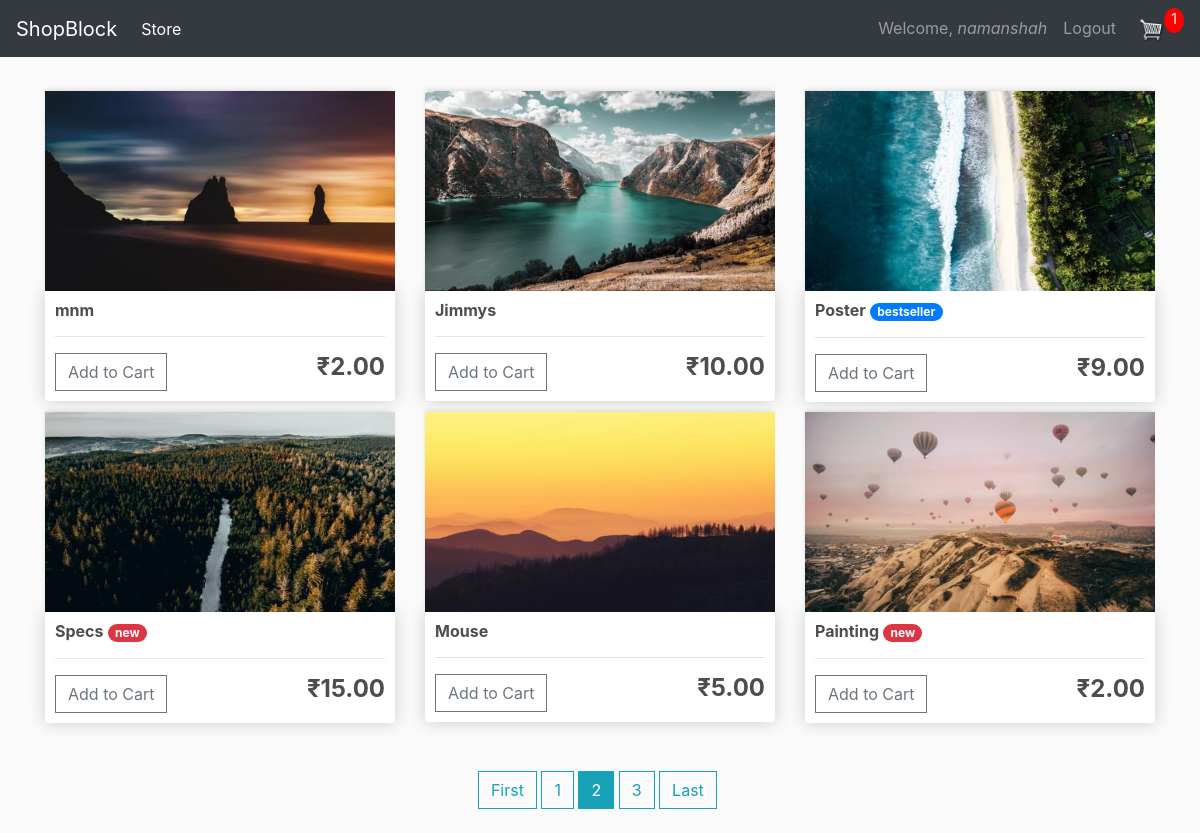
Screenshot of /?page=2 (signed in) with the database file from the repository.
### users/models.py (models this page shows, shortened)
class Account(AbstractBaseUser):
	email 					= models.EmailField(verbose_name="email", max_length=60, unique=True)
	username 				= models.CharField(max_length=30, unique=True)
	date_joined				= models.DateTimeField(verbose_name='date joined', auto_now_add=True)
	last_login				= models.DateTimeField(verbose_name='last login', auto_now=True)
	is_admin				= models.BooleanField(default=False)
	is_active				= models.BooleanField(default=True)
	is_staff				= models.BooleanField(default=False)
	is_superuser			= models.BooleanField(default=False)
	USERNAME_FIELD = 'email'
	REQUIRED_FIELDS = ['username']
	objects = MyAccountManager()
	def __str__(self):
		return self.email

### store/models.py (models this page shows, shortened)
class Order(models.Model):
	account			= models.ForeignKey(AUTH_USER_MODEL, on_delete=models.SET_NULL, null=True)
	date_ordered	= models.DateTimeField(auto_now_add=True)
	complete		= models.BooleanField(default=False)
	transaction_id	= models.CharField(max_length=100)
	@property
	def get_cart_quantity(self):
		orderitems	= self.orderitem_set.all()
		total		= sum([orderitem.quantity for orderitem in orderitems])
		return total

class OrderItem(models.Model):
	product			= models.ForeignKey(Product, on_delete=models.SET_NULL, null=True)
	order			= models.ForeignKey(Order, on_delete=models.SET_NULL, null=True)
	quantity		= models.IntegerField(default=0)
	date_added		= models.DateTimeField(auto_now_add=True)

class Product(models.Model):
	name			= models.CharField(max_length=50, null=False, blank=False, unique=True)
	price			= models.FloatField()
	label			= models.CharField(choices=LABEL_CHOICES, max_length=7, default=None)
	image			= models.ImageField(upload_to=upload_location, null=True)
	def get_status(self):
		if self.label == 'primary':
			return 'bestseller'
		else:
			return 'new'

### store/views.py (the view)
# urls.py: 2. Add a URL to urlpatterns:  path('', views.home, name='home')
@login_required(login_url='/login/')
def home(request):
	account			= request.user
	order, created	= Order.objects.get_or_create(account=account, complete=False)
	query = ''
	products	= Product.objects.all().order_by('id')
	object_list = products
	paginator = Paginator(object_list, 6)
	page = request.GET.get('page')
	try:
		prod_list = paginator.page(page)
	except PageNotAnInteger:
		prod_list = paginator.page(1)
	except EmptyPage:
		prod_list = paginator.page(paginator.num_pages)
	context = {'products': products, 'order': order, 'page': page, 'prod_list': prod_list, 'page_obj': paginator, 'query': query}
	return render(request, 'store/home.html', context)

### store/templates/store/home.html
{% extends 'store/main.html' %}
{% load static %}
{% block content %}
	<div class="row">
		{% for product in prod_list %}
		<div class="col-lg-4">
			<img class="thumbnail" src="{{product.image.url}}">
			<div class="box-element product">
				{% if product.label == 'n' %}
				<h6><strong>{{product.name}}</strong></h6>
				{% else %}
				<h6><strong>{{product.name}}</strong> <span class="badge badge-pill badge-{{product.label}}">{{product.get_status}}</span></h6>
				{% endif %}
				<hr>
				<button data-product="{{product.id}}" data-action="add" class="btn btn-outline-secondary add-btn update-cart">Add to Cart</button>
				<h4 style="display: inline-block; float: right"><strong>&#8377;{{product.price|floatformat:2}}</strong></h4>
			</div>
		</div>
		{% endfor %}
	</div>
		<div class="page_btn mt-5" style="margin: auto;">
			<div style="width: 22%;
			height: auto;
			margin: 0 auto;
			position: relative;">
				{% if prod_list.has_previous %}
					<a class="btn btn-outline-info mb-4" href="?page=1">First</a>
				{% endif %}
				{% for num in prod_list.paginator.page_range %}
					{% if prod_list.number == num %}
						<a class="btn btn-info mb-4" href="?page={{ num }}">{{ num }}</a>
					{% elif num > prod_list.number|add:'-3' and num < prod_list.number|add:'3' %}
						<a class="btn btn-outline-info mb-4" href="?page={{ num }}">{{ num }}</a>
					{% endif %}
				{% endfor %}
				{% if prod_list.has_next %}
					<a class="btn btn-outline-info mb-4" href="?page={{ prod_list.paginator.num_pages }}">Last</a>
				{% endif %}
			</div>
		</div>
{% endblock content %}

### store/templates/store/main.html (shortened to what this page needs)
<!DOCTYPE html>
{% load static %}
<html>
<head>
	<link rel="stylesheet" href="https://stackpath.bootstrapcdn.com/bootstrap/4.4.1/css/bootstrap.min.css">
	<link rel="stylesheet" type="text/css" href="{% static 'css/main.css' %}">
</head>
<body>
	<nav class="navbar navbar-expand-lg navbar-dark bg-dark">
	  <a class="navbar-brand" href="{% url 'home' %}">ShopBlock</a>
	  <div class="collapse navbar-collapse" id="navbarSupportedContent">
	    <ul class="navbar-nav mr-auto">
	      <li class="nav-item active">
	        <a class="nav-link" href="{% url 'home' %}">Store <span class="sr-only">(current)</span></a>
	      </li>
	    </ul>
		<div class="navbar-nav ml-auto">
			{% if user.is_authenticated %}
				<a class="nav-item nav-link" href="{% url 'account' %}">Welcome, <i>{{ user.username }}</i></a>
				<a class="nav-item nav-link" href="{% url 'logout' %}">Logout</a>
				<div class="form-inline my-2 my-lg-0">
					<a href="{% url 'cart' %}"><img  id="cart-icon" src="{% static 'images/cart.png' %}"></a>
				   <p id="cart-total">{{order.get_cart_quantity}}</p>
			   </div>
			{% else %}
				<a class="nav-item nav-link" href="{% url 'login' %}">Login</a>
				<a class="nav-item nav-link" href="{% url 'register' %}">Register</a>
			{% endif %}
		</div>
	  </div>
	</nav>
     <div class="container">
            <br>
            {% block content %}
            {% endblock content %}
         </div>
</body>
</html>

### static/css/main.css (style rules this page uses)
body { background-color: hsl(0, 0%, 98%); }
h1,h2,h3,h4,h5,h6 { color:hsl(0, 0%, 30%); }
.box-element { box-shadow:hsl(0, 0%, 80%) 0 0 16px; background-color: #fff; border-radius: 4px; padding: 10px; }
.thumbnail { width: 100%; height: 200px; -webkit-box-shadow: -1px -3px 5px -2px rgba(214,214,214,1); -moz-box-shadow: -1px -3px 5px -2px rgba(214,214,214,1); box-shadow: -1px -3px 5px -2px rgba(214,214,214,1); }
.product { border-radius: 0 0 4px 4px; }
#cart-icon { width:25px; display: inline-block; margin-left: 15px; }
#cart-total { display: block; text-align: center; color:#fff; background-color: red; width: 20px; height: 25px; border-radius: 50%; font-size: 14px; }
.col-lg-4, .col-lg-6, .col-lg-8, .col-lg-12 { margin-top: 10px; }
.btn { border-radius: 0; }

### rows the page displays
Account: username "namanshah"
Order: get_cart_quantity "1"
Product: image (picture), name "mnm", price "2.00"
Product: image (picture), name "Jimmys", price "10.00"
Product: image (picture), name "Poster", get_status "bestseller", price "9.00"
Product: image (picture), name "Specs", get_status "new", price "15.00"
Product: image (picture), name "Mouse", price "5.00"
Product: image (picture), name "Painting", get_status "new", price "2.00"

### other values shown
{{ num }} "1" "3"
{{ num }} "2"
